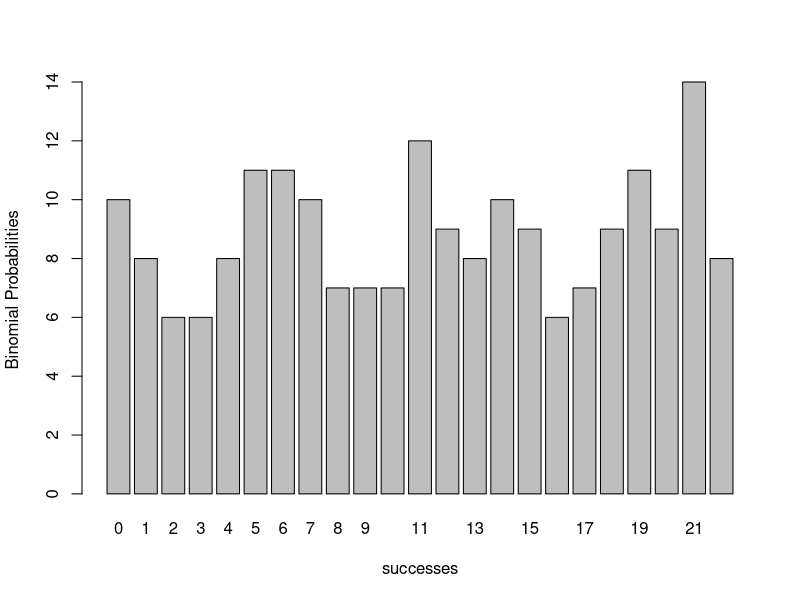

Write R code to recreate this figure.
#Part 1 graphing binomial distribution
size <- 22 #size of distribution
prob <- 0.38 #probability of successes
trials <- c(0:size)
probabilities <- rbinom(trials, size, prob)
#make trials into a factor
successes <- factor(trials[1:(size+1)])

barplot(height = probabilities, names.arg = successes, xlab = "successes", ylab = "Binomial Probabilities")

#Part 2 random sampling
set.seed(725)
rbinom(35, size, prob)

mean(rbinom(35, size, prob))
sd(rbinom(35, size, prob))

